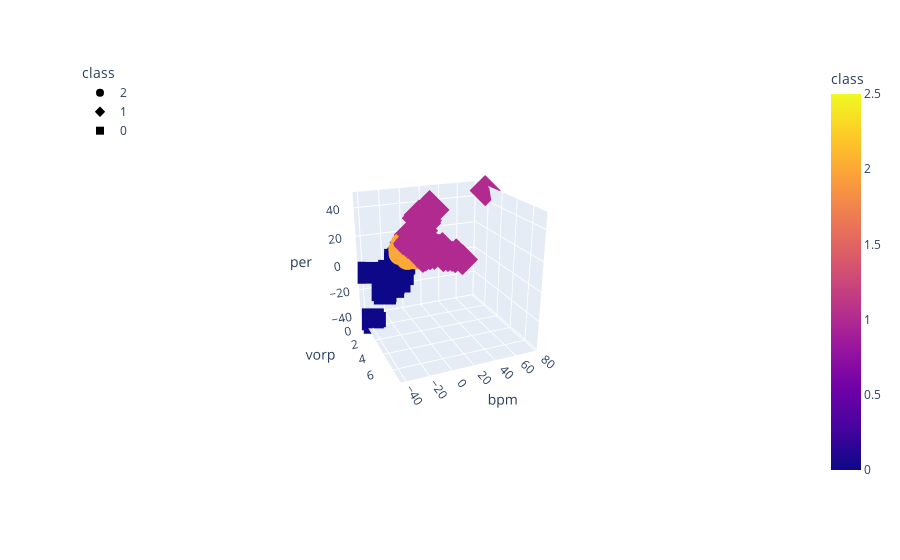

The cell this chart's notebook holds for it:
### Code cell
# Plotting the 3D-Scatter with x="Annual Income", y="Spending Score (1-100)" and z="Age"
fig = px.scatter_3d(
    ovr_three_df,
    x="vorp",
    y="bpm",
    z="per",
    color="class",
    symbol="class",
    width=800,
)
fig.update_layout(legend=dict(x=0, y=1))
fig.show()

### Figure 1 — Plotly figure (JSON) as saved in the notebook; plotly's stock layout.template omitted (floating-point values rounded to 4 significant figures; data arrays with more than 128 entries replaced by an {"elided": "..."} marker saying what was removed)
{"data": [{"hovertemplate": "class=%{marker.color}<br>vorp=%{x}<br>bpm=%{y}<br>per=%{z}<extra></extra>", "legendgroup": "2", "marker": {"color": {"elided": "609 int values"}, "coloraxis": "coloraxis", "symbol": "circle"}, "mode": "markers", "name": "2", "scene": "scene", "showlegend": true, "type": "scatter3d", "x": {"elided": "609 float values"}, "y": {"elided": "609 float values"}, "z": {"elided": "609 float values"}}, {"hovertemplate": "class=%{marker.color}<br>vorp=%{x}<br>bpm=%{y}<br>per=%{z}<extra></extra>", "legendgroup": "1", "marker": {"color": {"elided": "250 int values"}, "coloraxis": "coloraxis", "symbol": "diamond"}, "mode": "markers", "name": "1", "scene": "scene", "showlegend": true, "type": "scatter3d", "x": {"elided": "250 float values"}, "y": {"elided": "250 float values"}, "z": {"elided": "250 float values"}}, {"hovertemplate": "class=%{marker.color}<br>vorp=%{x}<br>bpm=%{y}<br>per=%{z}<extra></extra>", "legendgroup": "0", "marker": {"color": [0, 0, 0, 0, 0, 0, 0, 0, 0, 0, 0, 0, 0, 0, 0, 0, 0, 0, 0, 0, 0, 0, 0, 0, 0, 0, 0, 0, 0, 0, 0, 0, 0, 0, 0, 0, 0, 0, 0, 0, 0, 0, 0, 0, 0, 0, 0, 0, 0, 0, 0, 0, 0, 0, 0, 0, 0, 0, 0, 0, 0, 0, 0, 0, 0, 0, 0, 0, 0, 0, 0, 0, 0, 0, 0, 0, 0, 0, 0, 0, 0, 0, 0, 0, 0, 0, 0, 0, 0, 0, 0, 0, 0, 0, 0], "coloraxis": "coloraxis", "symbol": "square"}, "mode": "markers", "name": "0", "scene": "scene", "showlegend": true, "type": "scatter3d", "x": [-0.15, -0.1, -0.1, 0, -0.1, -0.25, 0, -0.1, 0, -0.05, -0.2, -0.2, -0.1, -0.05, -0.3, -0.05, -0.3, -0.1, -0.1, -0.1, -0.2, 0, -0.1, 0, -0.4, -0.1, 0, 0, -0.1, -0.1, -0.25, 0, -0.4, 0, -0.05, -0.2, -0.05, -0.2, -0.35, -0.2, -0.15, -0.2, -0.05, -0.1, -0.1, -0.05, -0.8, 0, -0.1, 0, -0.1, -0.2, -0.2, -0.4, -0.03333, 0, -0.1, -0.1, 0, -0.1, 0, 0, 0, -0.1, -0.1, -0.1, 0, -0.3, -0.1, 0, 0, -0.1, 0.05, -0.2, -0.5, 0, -0.1, -0.1, -0.55, 0.25, -0.2333, 0, -0.1, 0, -0.1, -0.1, 0, -0.1, 0, -0.3, 0, 0, 0, -0.1, 0], "y": [-9.65, -8.9, -6.7, -7.65, -7.65, -26.1, -21.1, -25.9, -9.3, -10.95, -8.1, -11.2, -14.4, -8.1, -8.8, -9.95, -7.5, -9.85, -20.8, -9.6, -13, -37.6, -19, -13.7, -7.9, -15.9, -7.9, -17.2, -8.2, -11, -9.35, -7.05, -7.65, -12.7, -11.25, -8.3, -18.9, -10.9, -7.65, -10.9, -12.05, -11.3, -13.55, -8.05, -12.3, -10.1, -11.9, -11.5, -9.4, -14.6, -10.3, -9.9, -10.7, -8.75, -8.667, -10.1, -11.4, -9, -15, -9.2, -25.6, -9.1, -25.7, -14.8, -13, -10.8, -11.2, -11, -12.1, -9.5, -28.3, -12.8, -6.45, -17.9, -8.2, -14, -17.6, -11.2, -6.475, -15.85, -8.633, -8.5, -9.5, -40.7, -8.4, -9.6, -39.3, -19.6, -11.3, -11.5, -8.1, -9.1, -11.5, -8.4, -12], "z": [1.45, 2.4, 3.1, 2.2, 3.5, -14.65, -12.4, -17.6, -2.3, 0.55, 2.9, 5.5, -5.1, 4.55, 2, 1.2, 2.7, 3.7, -1.2, -0.9, 4.3, -38.1, -3.4, -8.9, 4.4, -4.3, 1.9, -10.2, 4.5, 3.4, 2.1, 2.85, 4.5, -2.3, 3.7, 2.2, -8.05, 0.7, 3.65, 6.3, 0.55, 3.6, -0.45, 4.85, 5.5, 1.1, 1, -1.35, 5.8, 3.5, 4.9, 1.3, -0.9, 3.85, 5.133, 4.7, -1.9, 2.9, 6.5, 0.7, -15.5, 2.9, -11.4, -2.2, 1.4, -1.2, -0.7, -0.9, -2.1, -0.1, -14.35, -2.9, 3.05, -9.2, 4.5, -4.6, -13.7, 1.3, 2.6, 0.15, 1.733, 0, 5.9, 0, -1.8, 3.7, -35.1, -12.7, -2.1, 0.9, -4.9, 5.7, -10, 2.6, 4.3]}], "layout": {"autosize": true, "coloraxis": {"colorbar": {"title": {"text": "class"}}, "colorscale": [[0, "#0d0887"], [0.1111, "#46039f"], [0.2222, "#7201a8"], [0.3333, "#9c179e"], [0.4444, "#bd3786"], [0.5556, "#d8576b"], [0.6667, "#ed7953"], [0.7778, "#fb9f3a"], [0.8889, "#fdca26"], [1, "#f0f921"]]}, "legend": {"title": {"text": "class"}, "tracegroupgap": 0, "x": 0, "y": 1}, "margin": {"t": 60}, "scene": {"aspectmode": "auto", "aspectratio": {"x": 1, "y": 1, "z": 1}, "camera": {"center": {"x": 0, "y": 0, "z": 0}, "eye": {"x": 3.085, "y": -1.303, "z": 1.344}, "projection": {"type": "perspective"}, "up": {"x": 0, "y": 0, "z": 1}}, "domain": {"x": [0, 1], "y": [0, 1]}, "xaxis": {"title": {"text": "vorp"}, "type": "linear"}, "yaxis": {"title": {"text": "bpm"}, "type": "linear"}, "zaxis": {"title": {"text": "per"}, "type": "linear"}}}}
